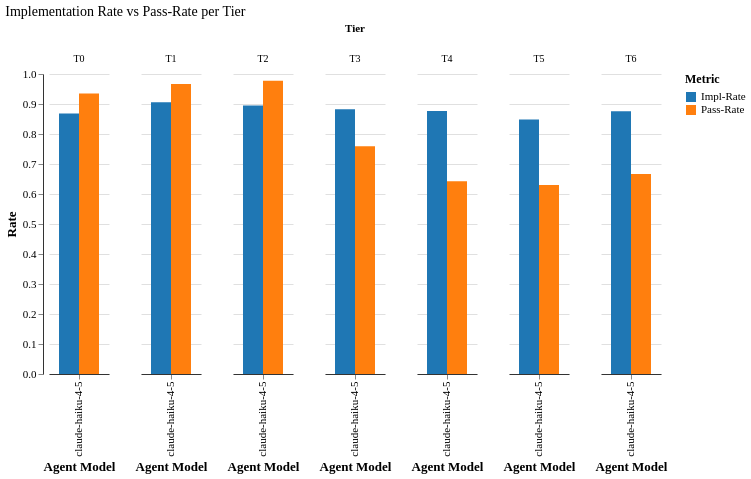

Here is the Vega-Lite specification saved for this chart:
### Vega-Lite specification from a JSON file in a GitHub repository (floating-point values rounded to 4 significant figures)
{"config": {"font": "serif", "axis": {"labelFontSize": 11, "titleFontSize": 13, "gridColor": "#e0e0e0", "domainColor": "#333333"}, "legend": {"labelFontSize": 11, "titleFontSize": 12}, "title": {"fontSize": 14, "anchor": "start", "fontWeight": "normal"}, "view": {"stroke": null, "continuousWidth": 400, "continuousHeight": 300}, "mark": {"tooltip": true}}, "data": {"name": "data-4ef8b708ecd771874f8fd8625a5d231a"}, "facet": {"column": {"field": "tier", "sort": ["T0", "T1", "T2", "T3", "T4", "T5", "T6"], "title": "Tier", "type": "ordinal"}}, "spec": {"mark": {"type": "bar"}, "encoding": {"color": {"field": "metric", "scale": {"domain": ["Impl-Rate", "Pass-Rate"], "range": ["#1f77b4", "#ff7f0e"]}, "title": "Metric", "type": "nominal"}, "tooltip": [{"field": "agent_model", "title": "Model", "type": "nominal"}, {"field": "tier", "title": "Tier", "type": "ordinal"}, {"field": "metric", "title": "Metric", "type": "nominal"}, {"field": "value", "format": ".3f", "title": "Rate", "type": "quantitative"}], "x": {"field": "agent_model", "title": "Agent Model", "type": "nominal"}, "xOffset": {"field": "metric", "type": "nominal"}, "y": {"field": "value", "scale": {"domain": [0, 1]}, "title": "Rate", "type": "quantitative"}}}, "resolve": {"scale": {"x": "independent"}}, "title": "Implementation Rate vs Pass-Rate per Tier", "$schema": "https://vega.github.io/schema/vega-lite/v6.1.0.json", "datasets": {"data-4ef8b708ecd771874f8fd8625a5d231a": [{"agent_model": "claude-haiku-4-5", "tier": "T0", "metric": "Impl-Rate", "value": 0.8686}, {"agent_model": "claude-haiku-4-5", "tier": "T0", "metric": "Pass-Rate", "value": 0.9352}, {"agent_model": "claude-haiku-4-5", "tier": "T1", "metric": "Impl-Rate", "value": 0.9059}, {"agent_model": "claude-haiku-4-5", "tier": "T1", "metric": "Pass-Rate", "value": 0.9667}, {"agent_model": "claude-haiku-4-5", "tier": "T2", "metric": "Impl-Rate", "value": 0.8952}, {"agent_model": "claude-haiku-4-5", "tier": "T2", "metric": "Pass-Rate", "value": 0.9778}, {"agent_model": "claude-haiku-4-5", "tier": "T3", "metric": "Impl-Rate", "value": 0.8822}, {"agent_model": "claude-haiku-4-5", "tier": "T3", "metric": "Pass-Rate", "value": 0.7588}, {"agent_model": "claude-haiku-4-5", "tier": "T4", "metric": "Impl-Rate", "value": 0.877}, {"agent_model": "claude-haiku-4-5", "tier": "T4", "metric": "Pass-Rate", "value": 0.6429}, {"agent_model": "claude-haiku-4-5", "tier": "T5", "metric": "Impl-Rate", "value": 0.8486}, {"agent_model": "claude-haiku-4-5", "tier": "T5", "metric": "Pass-Rate", "value": 0.6296}, {"agent_model": "claude-haiku-4-5", "tier": "T6", "metric": "Impl-Rate", "value": 0.8761}, {"agent_model": "claude-haiku-4-5", "tier": "T6", "metric": "Pass-Rate", "value": 0.6667}]}}
